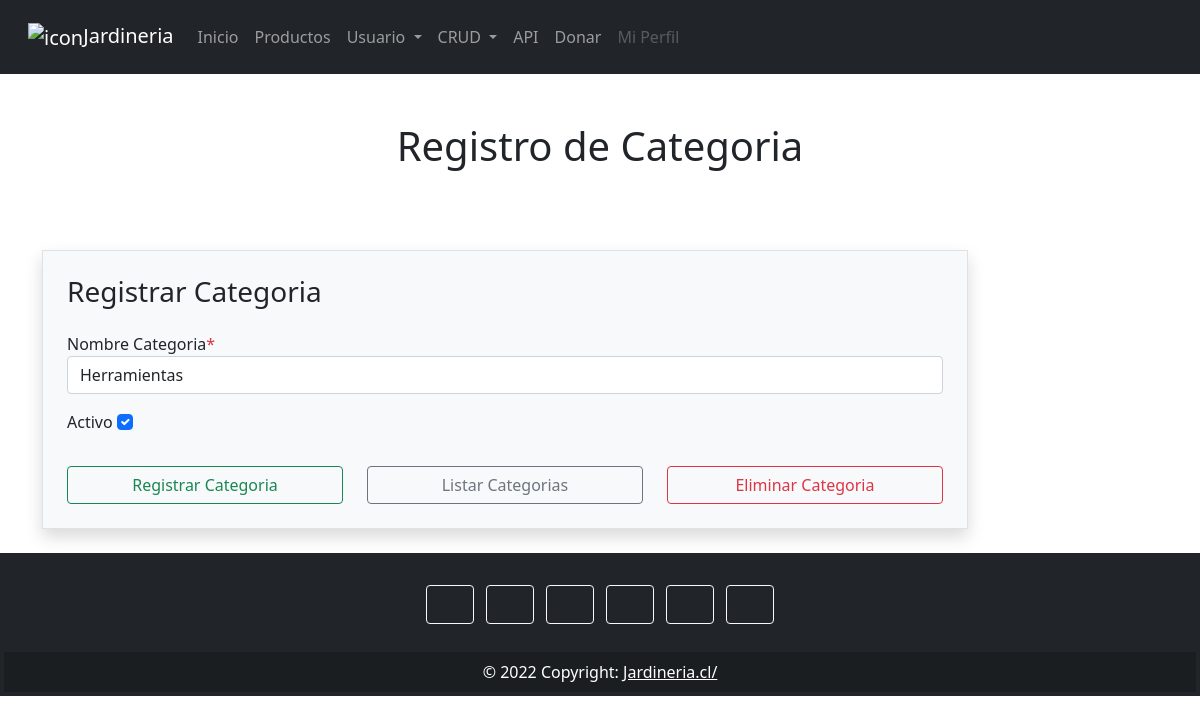
/crud/categoria/4/, run on an earlier commit of the app's database.
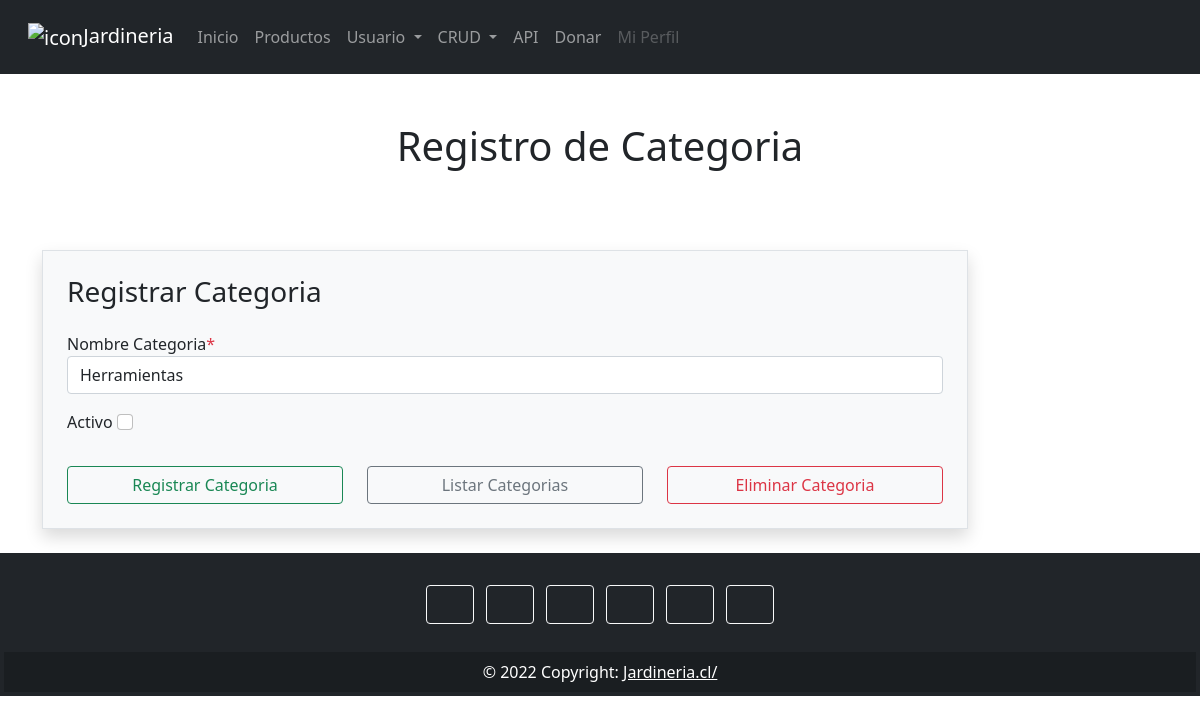
And on a later commit of the database.
### crud/models.py (models this page shows, shortened)
class Categoria(models.Model):
    nombreCategoria = models.TextField(max_length=100)
    activo = models.BooleanField()

### crud/views.py (the view)
# urls.py: path('categoria/<int:id>/', views.viewReadCategoria, name="categoria"),
def viewReadCategoria(request, id):
    cntx = {}
    try:
        fila = Categoria.objects.get(pk = id)
        cntx = {'fila': fila}
    except:
        cntx = {'error': 'Item no encontrado'}
    productCategories = Categoria.objects.all()
    cntx["productCategories"] = productCategories
    return render(request, 'categoria.html', cntx)

### crud/templates/categoria.html (shortened to what this page needs)
{% extends "index.html" %}
{% block tituloPagina %}
    <div class="text-center mt-5">
        <h1>Registro de Categoria</h1>
    </div>
{% endblock %}
{% block contenido %}
<br>
    <div class="container">
        <div class="row">
            <div class="col-md-10 off-md-4">
                <div class="signup-form">
                    <form action="{%url 'categoria' %}" method="POST" autocomplete="off" class="mt-5 border p-4 bg-light shadow">
                        <h3 class="mb-4">Registrar Categoria</h3>
                        <div class="mb-3 col-md-12">
                            <label for="txtNombre">Nombre Categoria<span class="text-danger">*</span></label>
                            <input type="text" id="txtNombre" name="txtNombre" placeholder="Ingrese el nombre de la categoria" class="txtNombre form-control" value="{{ fila.nombreCategoria }}">
                        </div>
                        <div class="mb-3 col-md-12">
                            <label class="form-check-label" for="chkActivo">Activo</label>
                            <input type="checkbox" name="chkActivo" id="chkActivo" class="form-check-input" value="1" {% if fila.activo %}{{ 'checked' }}{% endif %}>
                        </div>
                        <div class="row">
                          <div class="col-md-4 mt-3">
                            <input type="submit" name="btnCreate" class="btnCreate btn btn-outline-success form-control" value="Registrar Categoria">
                          </div>
                          <div class="col-md-4 mt-3">
                            <input type="submit" name="btnRead" class="btnRead btn btn-outline-secondary form-control" value="Listar Categorias">
                          </div>
                          <div class="col-md-4 mt-3">
                            <input type="submit" name="btnDelete" class="btnDelete btn btn-outline-danger form-control" value="Eliminar Categoria">
                          </div>
                        </div>
                    </form>
                </div>
            </div>
        </div>
    </div>
{% endblock %}

What changed in the data, as far as the page shows it:
changed Categoria "Herramientas": activo "☑" → "☐"
